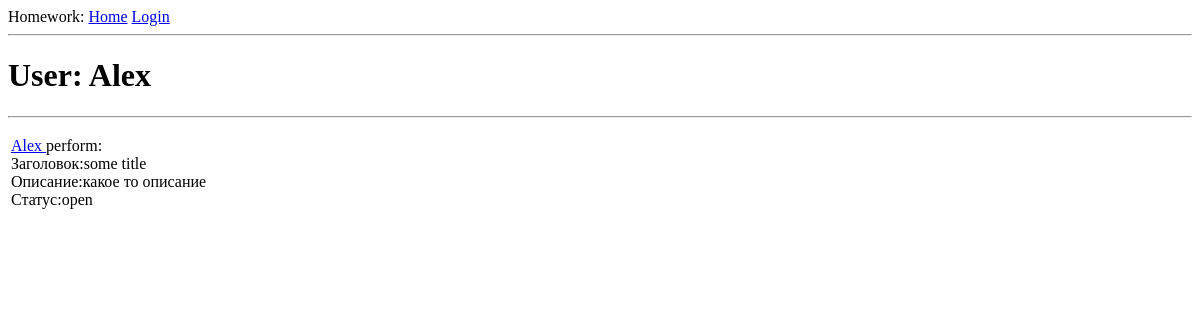
The page /user/Alex on the database as committed earlier.
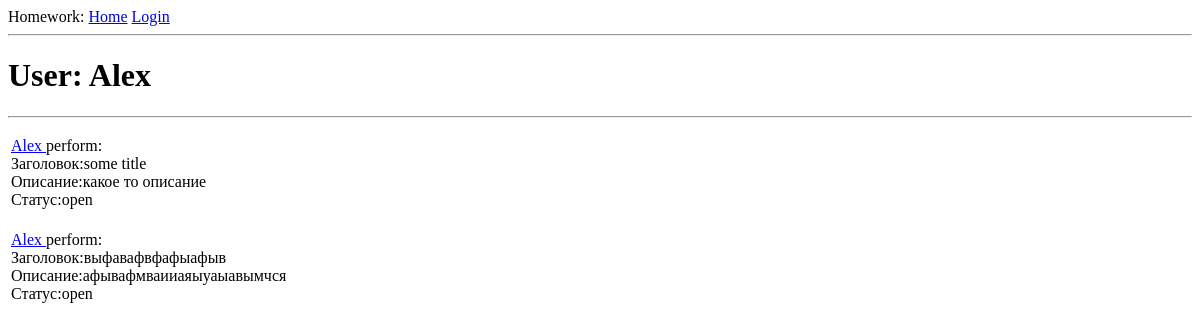
The same page on the database as committed later.
### app/models.py (models this page shows, shortened)
class Task(db.Model):
    id = db.Column(db.Integer, primary_key=True)
    title = db.Column(db.String(120), index=True, unique=True)
    body = db.Column(db.String(140))
    status = db.Column(db.Enum('open', 'in process', 'in test', 'done'))
    performer_id = db.Column(db.Integer, db.ForeignKey('user.id'))

class User(UserMixin, db.Model):
    id = db.Column(db.Integer, primary_key=True)
    username = db.Column(db.String(64), index=True, unique=True)
    email = db.Column(db.String(120), index=True, unique=True)
    password_hash = db.Column(db.String(128))
    tasks = db.relationship('Task', backref='performer', lazy='dynamic')

### app/routes.py (the view)
class UserAPI(MethodView):
    def get(self, username):
        user = User.query.filter_by(username=username).first_or_404()
        tasks = Task.query.filter_by(performer=user).all()
        return render_template('user.html', user=user, tasks=tasks)

### app/templates/user.html (shortened to what this page needs)
{% extends "base.html" %}
{% block content %}
    <h1>User: {{ user.username }}</h1>
    <hr>
    {% for task in tasks %}
    <p>
      {% include '_task.html' %}
    </p>
    {% endfor %}
{% endblock %}

### app/templates/_task.html
<table>
    <tr valign="top">
        <td>
            <a href="{{ url_for('user', username=task.performer.username) }}">
                {{ task.performer.username }}
            </a>
            perform:<br>Заголовок:{{ task.title }}<br>Описание:{{ task.body }}<br>Статус:{{ task.status }}
        </td>
    </tr>
</table>

Rows that differ between the two databases and show on the page:
added Task: performer.username "Alex", title "выфавафвфафыафыв", body "афывафмваииаяыуаыавымчся", status "open"
